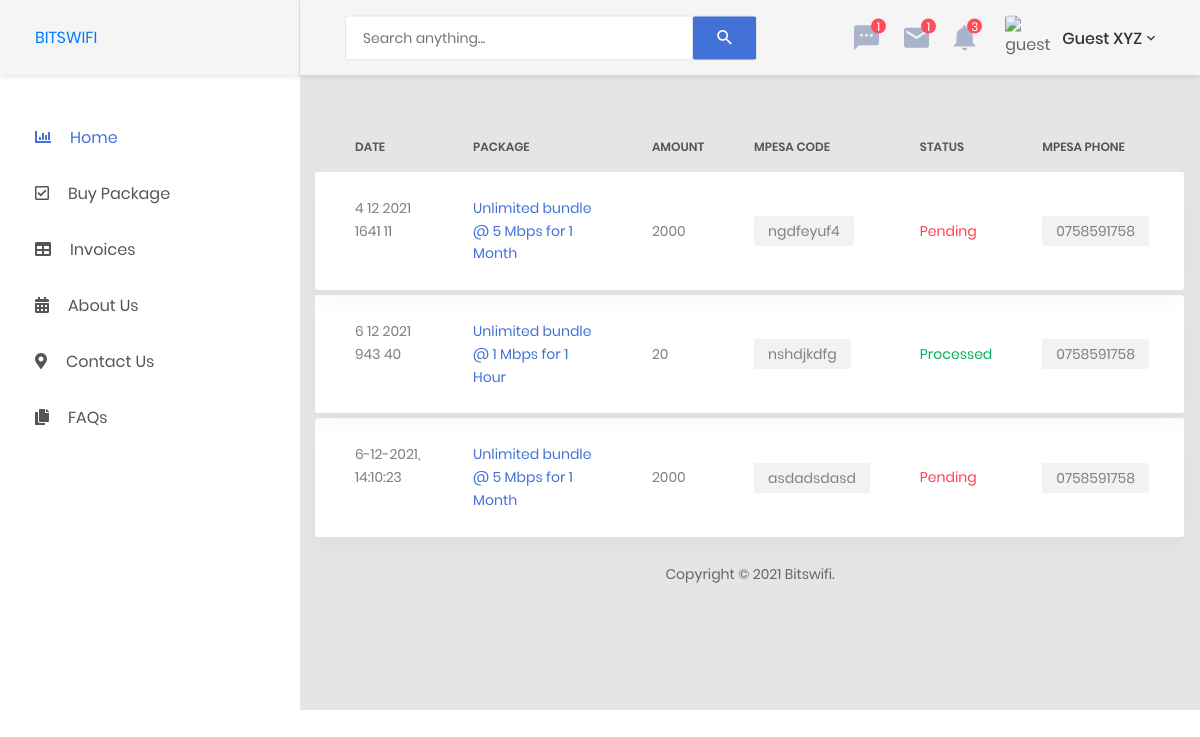
Screenshot of /invoices.php (signed in) with the database file from the repository.
### tables this page shows
CREATE TABLE `payment` (
  `ID` int(11) NOT NULL,
  `userID` int(11) NOT NULL,
  `date` varchar(100) NOT NULL,
  `packageID` int(11) NOT NULL,
  `transaction_code` varchar(20) NOT NULL,
  `status` int(11) NOT NULL,
  `phone` varchar(20) NOT NULL
);

### invoices.php (called while the page is built, shortened)
<?php
include "Functions.php";
include "InvoicePage.php";
$fun = new Functions();
$invoices = $fun->getInvoices($_SESSION["user"]["ID"]);
$invoicePage = new InvoicePage("Invoices", $_SESSION["user"], $invoices);
$invoicePage->printPage();
?>

### Functions.php (called while the page is built, shortened)
<?php
class Functions {
    function dbConnect() {
        $db = "bitswifi";
        $host = "localhost";
        $user = "root";
        $pass = "";
        return new mysqli($host, $user, $pass, $db);
    }
    function getPackage($ID) {
        $conn = $this->dbConnect();
        $sql = "select * from package where ID = '".$ID."'";
        $res = $conn->query($sql);
        $row = array();
        if($res->num_rows > 0) {
            $row = $res->fetch_assoc();
        }
        return $row;
    }
    function getInvoices($userID) {
        $conn = $this->dbConnect();
        $sql = "select * from payment where userID = '$userID'";
        $res = $conn->query($sql);
        $invoices = array();
        if($res->num_rows > 0) {
            $i = 0;
            while($row = $res->fetch_assoc()) {
                $date = $row["date"];
                $package = $this->getPackage($row["packageID"]);
                $pkgSummary = $this->packageToString($package);
                $invoices[$i++] = array($date, $pkgSummary, $package["price"],
                                    $row["transaction_code"], $row["status"], $row["phone"]);
            }
        }
        return $invoices;
    }
    function packageToString($package) {
        $details = "";
        if($package["bundle"] == -1) {
            $details .= "Unlimited ";
        } else {
            $details .= $package["bundle"]." GB ";
        }
        $details .= "bundle @ ".$package["speed"]." Mbps for ";
        if($package["duration"] == 30) {
            $details .= "1 Month";
        }
        if($package["duration"] == -1) {
            if($package["price"] == 80) {
                $details .= "1 Day";
            } else {
                $details .= "1 Hour";
            }
        }
        return $details;
    }
}
?>

### InvoicePage.php (the view, shortened to what this page needs)
<?php
class InvoicePage extends BuyPackagePage {
    var $invoices = array();
    function __construct($title, $user_data, $invoices) {
        $this->invoices = $invoices;
    }
    function printPage() {
        HTMLPage::printHeader();
        HTMLPage::printHead();
        HTMLPage::printMenuSidebar();
        echo '
            <div class="page-container">';
        HTMLPage::printHeaderDesktop();
        $this->printMainContent();
        echo '</div>';
        HTMLPage::printFooter();
    }
    function printMainContent() {
        echo '
                <div class="container">
                <div class="row">
                    <div class="col-md-12">
                        <hr/>
                        <div class="table-data__tool">
                            <div class="table-data__tool-left">
                                <h2 class="title-5 m-b-35">Invoices</h2>
                            </div>
                            <div class="table-data__tool-right">
                                <button class="au-btn au-btn-icon au-btn--green au-btn--small">
                                    <i class="zmdi zmdi-plus"></i>BUY PACKAGE</button>
                                <div class="rs-select2--dark rs-select2--sm rs-select2--dark2">
                                    <select class="js-select2" name="type">
                                        <option selected="selected">Export</option>
                                        <option value="">CSV</option>
                                        <option value="">XLS</option>
                                    </select>
                                    <div class="dropDownSelect2"></div>
                                </div>
                            </div>
                        </div>
                        <div class="table-responsive table-responsive-data2">
                            <table class="table table-data2">
                                <thead>
                                    <tr>
                                        <th>Date</th>
                                        <th>Package</th>
                                        <th>Amount</th>
                                        <th>MPESA Code</th>
                                        <th>Status</th>
                                        <th>MPESA Phone</th>
                                    </tr>
                                </thead>
                                <tbody>';
                                    $this->printInvoices();
        echo                    '</tbody>
                            </table>
                        </div>
                    </div>
                </div>';
        HTMLPage::printCopyright();
        echo '</div>
        ';
    }
    function printInvoices() {
        if(count($this->invoices) < 1) {
            echo '<tr class="tr-shadow">
                    <td>No Invoices at this time!</td><td></td><td></td><td></td><td></td><td></td>
                </tr>';
        } else {
            $processed = array(1=>array("Processed", "status--process"), 0=>array("Pending", "status--denied"));
            foreach($this->invoices as $invoice) {
                echo '<tr class="tr-shadow">';
                    echo '<td>'.$invoice[0].'</td>';
                    echo '<td class="desc">'.$invoice[1].'</td>';
                    echo '<td>'.$invoice[2].'</td>';
                    echo '<td><span class="block-email">'.$invoice[3].'</span></td>';
                    echo '<td>
                            <span class="'.$processed[$invoice[4]][1].'">'.$processed[$invoice[4]][0].'</span>
                        </td>';
                    echo '<td><span class="block-email">'.$invoice[5].'</span></td>';
                echo '</tr>';
                echo '<tr class="spacer"></tr>';
            }
        }
    }
}
?>

### HTMLPage.php (shortened to what this page needs)
<?php
class HTMLPage {
    var $user_data = array();
    var $title;
    var $logged = 0;
    function __construct($title) {
        $this->title = $title;
    }
    function setLogged($logged) {
        $this->logged = $logged;
    }
    function setUserData($user_data) {
        $this->user_data = $user_data;
    }
    function printHeader() {
        echo '<!DOCTYPE html>
            <html lang="en">
            <body class="animsition">
                <div class="page-wrapper">';
    }
    function printFooter() {
        echo '
                <script src="vendor/jquery-3.2.1.min.js"></script>
                <script src="vendor/bootstrap-4.1/popper.min.js"></script>
                <script src="vendor/bootstrap-4.1/bootstrap.min.js"></script>
                <script src="vendor/slick/slick.min.js">
                </script>
                <script src="vendor/wow/wow.min.js"></script>
                <script src="vendor/animsition/animsition.min.js"></script>
                <script src="vendor/bootstrap-progressbar/bootstrap-progressbar.min.js">
                </script>
                <script src="vendor/counter-up/jquery.waypoints.min.js"></script>
                <script src="vendor/counter-up/jquery.counterup.min.js">
                </script>
                <script src="vendor/circle-progress/circle-progress.min.js"></script>
                <script src="vendor/perfect-scrollbar/perfect-scrollbar.js"></script>
                <script src="vendor/chartjs/Chart.bundle.min.js"></script>
                <script src="vendor/select2/select2.min.js">
                </script>
                <script src="js/main.js"></script>
                </div>
            </body>
        </html>
        ';
    }
    function printHead() {
        echo '
                <head>
                    <meta charset="UTF-8">
                    <meta name="viewport" content="width=device-width, initial-scale=1, shrink-to-fit=no">
                    <meta name="description" content="au theme template">
                    <meta name="author" content="Hau Nguyen">
                    <meta name="keywords" content="au theme template">
                    <title>'.$this->title.'</title>
                    <link href="css/font-face.css" rel="stylesheet" media="all">
                    <link href="vendor/font-awesome-5/css/fontawesome-all.min.css" rel="stylesheet" media="all">
                    <link href="vendor/font-awesome-4.7/css/font-awesome.min.css" rel="stylesheet" media="all">
                    <link href="vendor/mdi-font/css/material-design-iconic-font.min.css" rel="stylesheet" media="all">
                    <link href="vendor/bootstrap-4.1/bootstrap.min.css" rel="stylesheet" media="all">
                    <link href="vendor/animsition/animsition.min.css" rel="stylesheet" media="all">
                    <link href="vendor/bootstrap-progressbar/bootstrap-progressbar-3.3.4.min.css" rel="stylesheet" media="all">
                    <link href="vendor/wow/animate.css" rel="stylesheet" media="all">
                    <link href="vendor/css-hamburgers/hamburgers.min.css" rel="stylesheet" media="all">
                    <link href="vendor/slick/slick.css" rel="stylesheet" media="all">
                    <link href="vendor/select2/select2.min.css" rel="stylesheet" media="all">
                    <link href="vendor/perfect-scrollbar/perfect-scrollbar.css" rel="stylesheet" media="all">
                    <link href="css/theme.css" rel="stylesheet" media="all">
                </head>
            ';
    }
    function printMenuSidebar() {
        echo '
            <aside class="menu-sidebar d-none d-lg-block">
                <div class="logo">
                    <a href="#">
                        BITSWIFI
                    </a>
                </div>';
        $this->printNavSideBar();
        echo '
            </aside>
            ';
    }
    function printNavSideBar() {
        echo '
            <div class="menu-sidebar__content js-scrollbar1">
            <nav class="navbar-sidebar">
                <ul class="list-unstyled navbar__list">
                    <li class="active">
                        <a href="user_profile.php">
                            <i class="fas fa-chart-bar"></i>Home</a>
                    </li>';
        if ($this->logged == 1) {
            echo '
                <li>
                    <a href="buy_package.php">
                        <i class="far fa-check-square"></i>Buy Package</a>
                </li>
                <li>
                    <a href="invoices.php">
                        <i class="fas fa-table"></i>Invoices</a>
                </li>
            ';
        }
        echo        '<li>
                        <a href="about.php">
                            <i class="fas fa-calendar-alt"></i>About Us</a>
                    </li>
                    <li>
                        <a href="contact.php">
                            <i class="fas fa-map-marker-alt"></i>Contact Us</a>
                    </li>
                    <li>
                        <a href="faq.php">
                            <i class="fas fa-copy"></i>FAQs</a>
                    </li>
                </ul>
            </nav>
        </div>
        ';
    }
    function printHeaderDesktop() {
        echo '
            <header class="header-desktop">
                <div class="section__content section__content--p30">
                    <div class="container-fluid">
                        <div class="header-wrap">
                            <form class="form-header" action="" method="POST">
                                <input class="au-input au-input--xl" type="text" name="search" placeholder="Search anything..." />
                                <button class="au-btn--submit" type="submit">
                                    <i class="zmdi zmdi-search"></i>
                                </button>
                            </form>';
        if($this->logged == 1) {
            $this->printProfileInfo();
        }
        echo                '</div>
                    </div>
                </div>
            </header>
        ';
    }
    function printProfileInfo() {
        $user_name = $this->user_data["fname"].' '.$this->user_data["lname"];
        echo '
            <div class="header-button">
            <div class="noti-wrap">
                <div class="noti__item js-item-menu">
                    <i class="zmdi zmdi-comment-more"></i>
                    <span class="quantity">1</span>
                </div>
                <div class="noti__item js-item-menu">
                    <i class="zmdi zmdi-email"></i>
                    <span class="quantity">1</span>
                </div>
                <div class="noti__item js-item-menu">
                    <i class="zmdi zmdi-notifications"></i>
                    <span class="quantity">3</span>
                </div>
            </div>
            <div class="account-wrap">
                <div class="account-item clearfix js-item-menu">
                    <div class="image">
                    <img src="profiles/'.$this->user_data["phone"].'.'.$this->user_data["imageName"].'" alt="'.$user_name.'" />
                    </div>
                    <div class="content">
                        <a class="js-acc-btn" href="#">'.$user_name.'</a>
                    </div>
                                    <img src="profiles/'.$this->user_data["phone"].'.'.$this->user_data["imageName"].'" alt="'.$user_name.'" />
                                    <a href="#">'.$user_name.'</a>
                                <span class="email">'.$this->user_data["phone"].'</span>
                </div>
            </div>
        </div>
        ';
    }
    function printCopyright() {
        echo '
        <div class="row">
            <div class="col-md-12">
                <div class="copyright">
                    <p>Copyright © 2021 Bitswifi.</p>
                </div>
            </div>
        </div>
        ';
    }
}

### rows the page displays
payment: date "4 12 2021 1641 11", invoice "Unlimited bundle @ 5 Mbps for 1 Month", invoice "2000", transaction_code "ngdfeyuf4", status "Pending", phone "0758591758"
payment: date "6 12 2021 943 40", invoice "Unlimited bundle @ 1 Mbps for 1 Hour", invoice "20", transaction_code "nshdjkdfg", invoice "Processed", phone "0758591758"
payment: date "6-12-2021, 14:10:23", invoice "Unlimited bundle @ 5 Mbps for 1 Month", invoice "2000", transaction_code "asdadsdasd", status "Pending", phone "0758591758"

### other values shown
$user_name "Guest XYZ"
